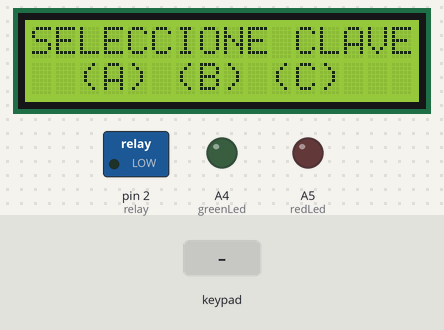
The sketch below on a simulated Arduino Uno, built with avr-gcc and run on an emulated ATmega328P. On the bench: 16×2 character LCD, switched loads named in the sketch (green lamp = pin HIGH), output pins drawn as LEDs (lit = HIGH). The test bench sets the inputs (shaded band).

Above: at 1.2 s.
1.3 s: keypad keys A 8 # * 5 D pressed 0.4 s apart
At 2.6 s:
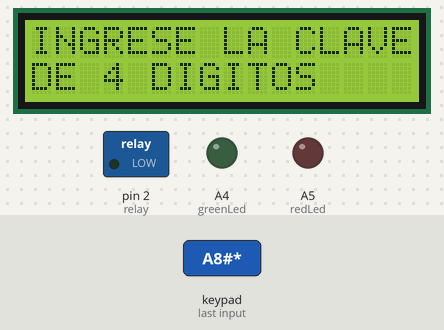
5.2 s: key 'B' pressed
At 7.5 s:
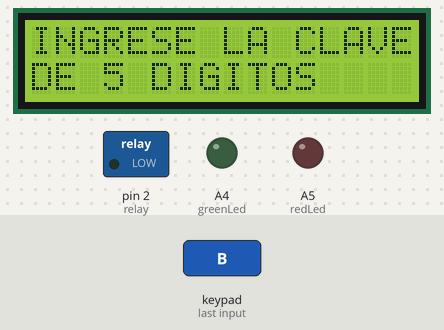
8.2 s: keypad keys 4 # 7 2 D pressed 0.4 s apart
At 11.35 s:
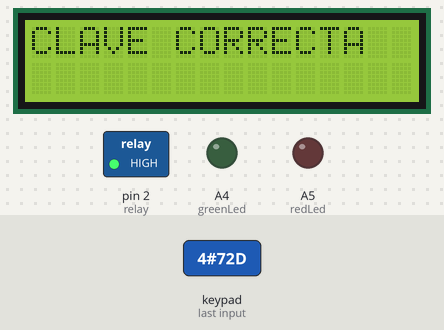
12.4 s: key 'C' pressed
At 15.2 s:
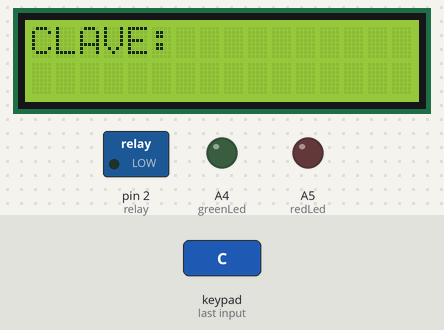
15.4 s: keypad keys 4 # 7 2 D # pressed 0.4 s apart
At 19.0 s:
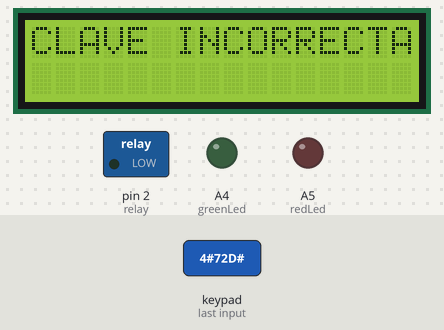
19.3 s: key 'A' pressed
At 20.1 s:
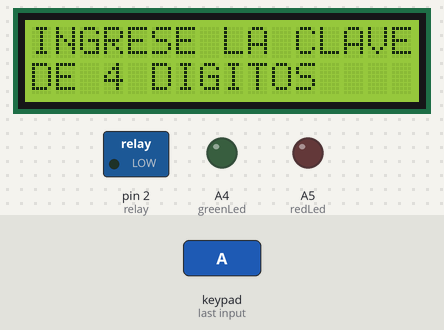
Timing chart, 0 to 22.3 s (numbered marks = the images above; inputs shaded):
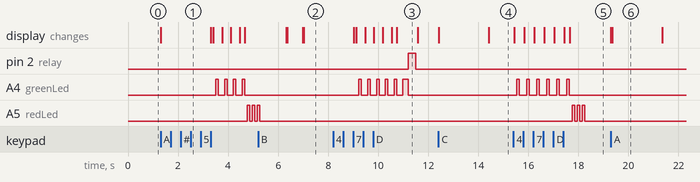

Measured:
- after the input at 1.3 s, A4 (greenLed): alternates HIGH for 0.10 s and LOW for 0.25 s, starting after 2.2 s; A5 (redLed): alternates HIGH for 0.10 s and LOW for 0.10 s, starting after 3.5 s; the display: changes at once (image 1)
- after the input at 5.2 s, the display: first differs from a run without the input after 1.8 s (image 2)
- after the input at 8.2 s, pin 2 (relay): LOW → HIGH after 3.0 s, → LOW 0.30 s later; A4 (greenLed): goes 5 × (HIGH 0.10 s, LOW 0.25 s), HIGH 0.23 s, then LOW, starting after 1.0 s; the display: first differs from a run without the input after 0.93 s (image 3 shows a later state)
- after the input at 12.4 s, the display: first changes at once (image 4 shows a later state)
- after the input at 15.4 s, A4 (greenLed): alternates HIGH for 0.10 s and LOW for 0.30 s, 12 changes in all, then stays LOW, starting after 0.13 s; A5 (redLed): alternates HIGH for 0.10 s and LOW for 0.10 s, 6 changes in all, then stays LOW, starting after 2.3 s; the display: first changes at once (image 5 shows a later state)
- after the input at 19.3 s, the display: changes after 0.05 s (image 6)
- what the display in image 3 shows lasts 0.9 s, from 10.7 s to 11.6 s

The sketch:

sistema_tres_claves_v2.ino
```cpp
/*
  Código escrito por: Esteban Carrillo para EDEPTEC.
  Página web: https://www.edeptec.com
  Facebook: @edeptec
  Youtube: https://youtube.com/c/EDEPTEC
*/
#include <Keypad.h>
#include <LiquidCrystal.h>
#define greenLed A4
#define redLed A5
#define relay 2

const int rs = 3, en = 4, d4 = A0, d5 = A1, d6 = A2, d7 = A3; // Pines del LCD
LiquidCrystal lcd(rs, en, d4, d5, d6, d7);
const byte ROWS = 4;
const byte COLS = 4;
char keys[ROWS][COLS] = {
  {'1', '2', '3', 'A'},
  {'4', '5', '6', 'B'},
  {'7', '8', '9', 'C'},
  {'*', '0', '#', 'D'}
};
byte rowPins[ROWS] = {12, 11, 10, 9}; //pines de filas del teclado
byte colPins[COLS] = {8, 7, 6, 5}; //pines de columnas del teclado

Keypad keypad = Keypad( makeKeymap(keys), rowPins, colPins, ROWS, COLS ); //

String pass[3] = {"2A*B", "4#72D", "A8#*5D"}; // Claves


/**
   Inicializa los pines del led verde y rojo como salidas,
   se encarga de apagarlos y de inicializar el LCD.
*/
void setup() {
  pinMode(greenLed, OUTPUT);
  pinMode(redLed, OUTPUT);
  pinMode(relay, OUTPUT);
  digitalWrite(greenLed, 0);
  digitalWrite(redLed, 0);
  digitalWrite(relay, 0);

  lcd.begin(16, 2);
}

/**
   El loop principal del programa.

   1. Muestra en el lcd el mensaje "SELECCIONE CLAVE" y las opciones (A) (B) (C)
   2. Lee la tecla pulsada
   3. Si se pulso una tecla, dependiendo de la tecla puesta, pide el password
      correspondiente y lo valida. Si no es correcto, muestra un error en el lcd.

   En cualquier caso, espera 10ms antes de seguir.
*/
void loop() {
  //--- 1 ---
  lcd.setCursor(0, 0);
  lcd.print("SELECCIONE CLAVE");
  lcd.setCursor(2, 1);
  lcd.print("(A) (B) (C)");
  //--- 2 ---
  char key = keypad.getKey();
  //--- 3 ---
  if (key != NO_KEY) {
    switch (key) {
      case 'A':
        inputPassword(pass[0]);
        break;
      case 'B':
        inputPassword(pass[1]);
        break;
      case 'C':
        inputPassword(pass[2]);
        break;
      default:
        lcd.clear();
        lcd.setCursor(0, 0);
        lcd.print("ERROR");
        delay(600);
        lcd.clear();
    }
  }
  delay(10);
}

/**
   Pide al usuario que ingrese una clave y la valida.

   1. Inicializa una cadena vacía para almacenar la clave ingresada.
   2. Inicializa un contador para saltar espacios en el lcd.
   3. Muestra en el lcd el mensaje "INGRESE CLAVE" y el numero de caracteres
      que debe tener la clave.
   4. Espera a que el usuario presione una tecla, si se presiono una tecla
      la agrega a la cadena de caracteres.
*/
void inputPassword(String password) {
  String keyString = ""; // 1
  byte spaceJump = 0;// 2
  printMsg(password.length()); // 3
  while (true) { // 4
    char keyPressed = keypad.getKey();
    if (keyPressed != NO_KEY) {
      keyString += keyPressed;
      lcd.setCursor(spaceJump, 1);
      lcd.print('*');
      spaceJump++;
      blinkLed(greenLed, 100, 1);
    }
    boolean state = checkPassword(keyString, password); // 5
    delay(50);
    if (state == true) { // 6
      lcd.clear();
      break;
    }
  }
}


/**
   Muestra en el lcd el mensaje "INGRESE LA CLAVE" y el numero de caracteres
   que debe tener la clave.

   @param n Numero de caracteres que debe tener la clave
*/

void printMsg(int n) {
  lcd.clear();
  lcd.setCursor(0, 0);
  lcd.print("INGRESE LA CLAVE");
  lcd.setCursor(0, 1);
  lcd.print("DE ");
  lcd.print(n);
  lcd.print(" DIGITOS");
  delay(2000);
  lcd.clear();
  lcd.setCursor(0, 0);
  lcd.print("CLAVE:");
}

/**
   Compara la clave ingresada por el usuario con la clave correcta.
   * Si la clave ingresada es igual a la clave seleccionada,
   muestra en el lcd que la clave es correcta y activa el relay.

   @param keyString La clave ingresada por el usuario.
   @param password La clave correcta.

   @return true si el numero de caracteres ingresados es igual al numero de caracteres de la clave, false en caso contrario.
*/
boolean checkPassword(String keyString, String password) {
  if (keyString.length() == password.length() ) {
    lcd.clear();
    lcd.home();
    if (keyString.equals(password)) {
      lcd.print("CLAVE CORRECTA");
      blinkLed(greenLed, 1000, 1);
      digitalWrite(relay, 1);
      delay(300);
      digitalWrite(relay, 0);
    } else {
      lcd.print("CLAVE INCORRECTA");
      blinkLed(redLed, 100, 3);
      delay(1000);
    }
    return true;
  }
  return false;
}


/**
   Hace parpadear un led durante un numero determinado de veces.

   @param led El pin digital al que esta conectado el led.
   @param pause El tiempo en milisegundos que se enciende o apaga el led.
   @param n El numero de veces que se hara parpadear el led.
*/
void blinkLed(int led, byte pause, byte n) {
  for (int i = 0; i < n; i++) {
    digitalWrite(led, 0);
    delay(pause);
    digitalWrite(led, 1);
    delay(pause);
  }
  digitalWrite(led, 0);
}
```
